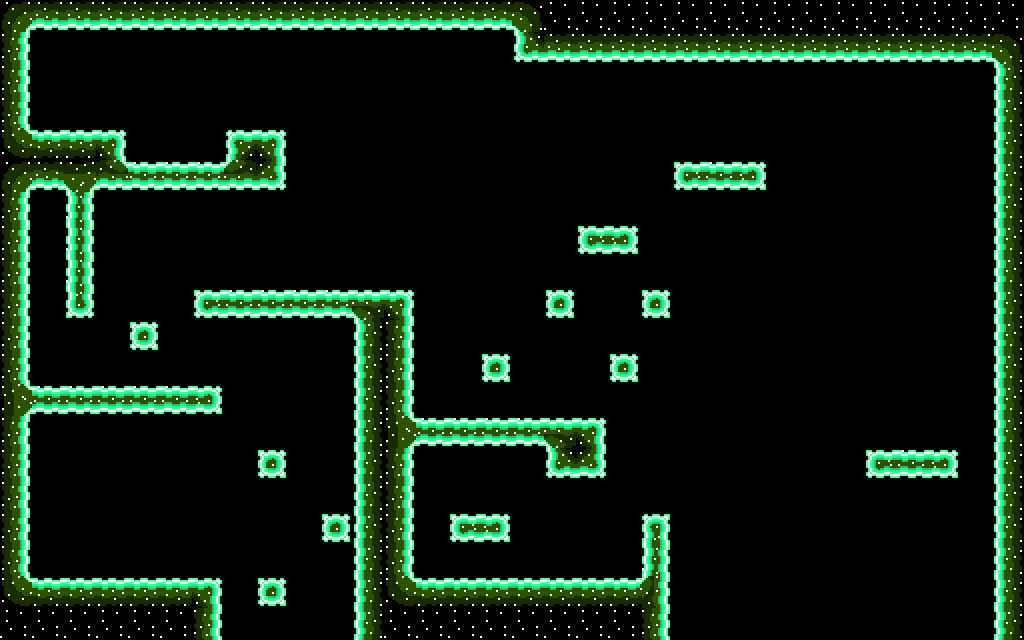

A level layout from a 2D game, rendered from its tile map. Below: a short description, then the map file with its tile-grid data intact:
An orthogonal 32x20 tile map with 32x32 px tiles, 1 tile layer (Camada de Blocos 1).

<map version="1.10" tiledversion="1.11.2" orientation="orthogonal" renderorder="right-down" width="32" height="20" tilewidth="32" tileheight="32" infinite="0" nextlayerid="2" nextobjectid="1">
 <tileset firstgid="1" source="../levels_3_4_5/BrilliantCave.tsx" />
 <layer id="1" name="Camada de Blocos 1" width="32" height="20">
  <data encoding="csv">
7,3,3,3,3,3,3,3,3,3,3,3,3,3,3,3,6,44,44,44,44,44,44,44,44,44,44,44,44,44,44,44,
4,0,0,0,0,0,0,0,0,0,0,0,0,0,0,0,12,3,3,3,3,3,3,3,3,3,3,3,3,3,3,6,
4,0,0,0,0,0,0,0,0,0,0,0,0,0,0,0,0,0,0,0,0,0,0,0,0,0,0,0,0,0,0,2,
4,0,0,0,0,0,0,0,0,0,0,0,0,0,0,0,0,0,0,0,0,0,0,0,0,0,0,0,0,0,0,2,
8,1,1,14,0,0,0,11,14,0,0,0,0,0,0,0,0,0,0,0,0,0,0,0,0,0,0,0,0,0,0,2,
7,3,25,19,9,9,9,20,13,0,0,0,0,0,0,0,0,0,0,0,0,29,9,31,0,0,0,0,0,0,0,2,
4,0,10,0,0,0,0,0,0,0,0,0,0,0,0,0,0,0,0,0,0,0,0,0,0,0,0,0,0,0,0,2,
4,0,10,0,0,0,0,0,0,0,0,0,0,0,0,0,0,0,29,31,0,0,0,0,0,0,0,0,0,0,0,2,
4,0,10,0,0,0,0,0,0,0,0,0,0,0,0,0,0,0,0,0,0,0,0,0,0,0,0,0,0,0,0,2,
4,0,30,0,0,0,29,9,9,9,9,15,14,0,0,0,0,42,0,0,42,0,0,0,0,0,0,0,0,0,0,2,
4,0,0,0,42,0,0,0,0,0,0,2,4,0,0,0,0,0,0,0,0,0,0,0,0,0,0,0,0,0,0,2,
4,0,0,0,0,0,0,0,0,0,0,2,4,0,0,42,0,0,0,42,0,0,0,0,0,0,0,0,0,0,0,2,
26,9,9,9,9,9,31,0,0,0,0,2,4,0,0,0,0,0,0,0,0,0,0,0,0,0,0,0,0,0,0,2,
4,0,0,0,0,0,0,0,0,0,0,2,26,9,9,9,9,15,14,0,0,0,0,0,0,0,0,0,0,0,0,2,
4,0,0,0,0,0,0,0,42,0,0,2,4,0,0,0,0,12,13,0,0,0,0,0,0,0,0,29,9,31,0,2,
4,0,0,0,0,0,0,0,0,0,0,2,4,0,0,0,0,0,0,0,0,0,0,0,0,0,0,0,0,0,0,2,
4,0,0,0,0,0,0,0,0,0,42,2,4,0,29,31,0,0,0,0,32,0,0,0,0,0,0,0,0,0,0,2,
4,0,0,0,0,0,0,0,0,0,0,2,4,0,0,0,0,0,0,0,10,0,0,0,0,0,0,0,0,0,0,2,
8,1,1,1,1,1,14,0,42,0,0,2,8,1,1,1,1,1,1,1,21,0,0,0,0,0,0,0,0,0,0,2,
44,44,44,44,44,44,4,0,0,0,0,2,44,44,44,44,44,44,44,44,4,0,0,0,0,0,0,0,0,0,0,2
</data>
 </layer>
</map>